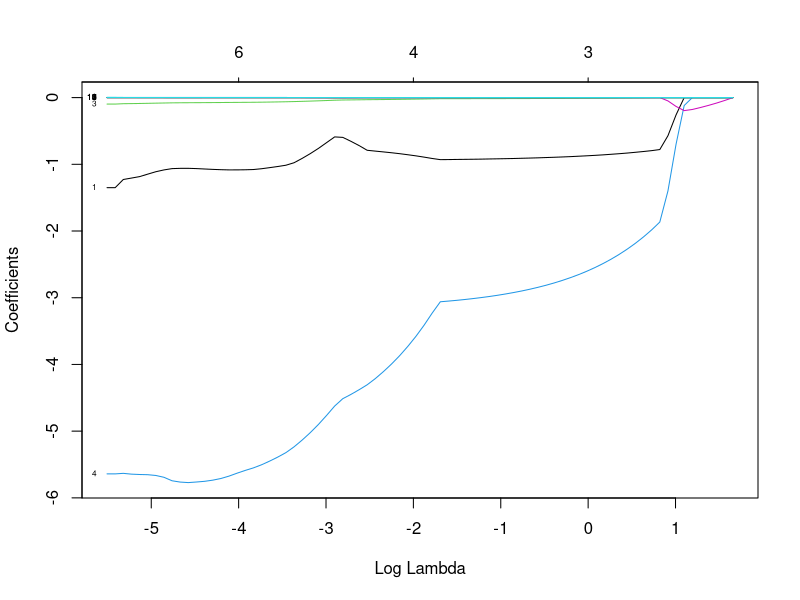
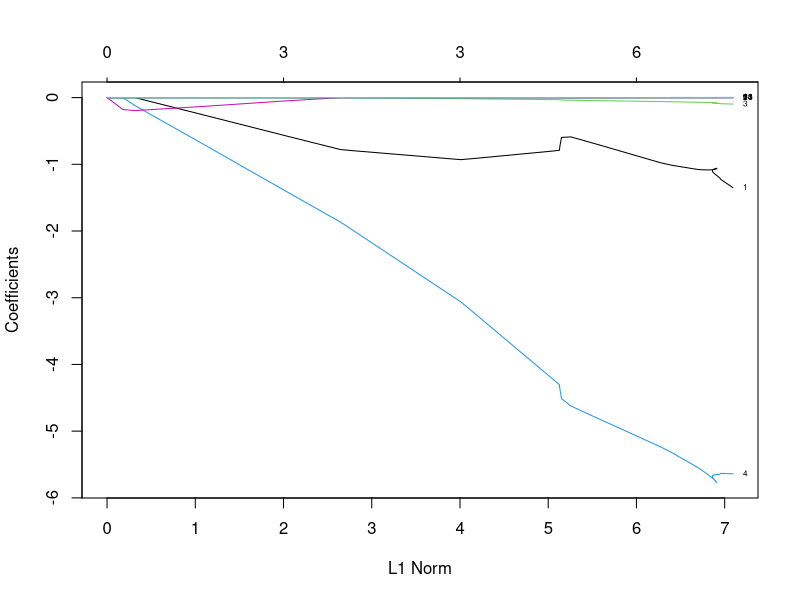
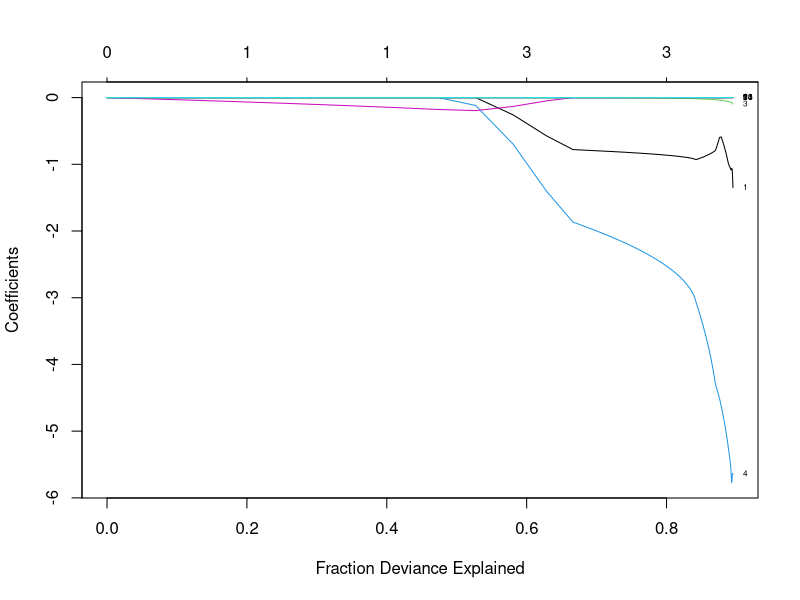

The R source for these figures, in order:
library(glmnet) # LASSO + ridge
library(tidyverse) # графики и манипуляции с данными

glimpse(mtcars)

model_0 <- lm(data = mtcars, 
      mpg ~ (cyl + disp + hp + wt)^3)
model_1 <- lm(data = mtcars, 
      mpg ~ I((cyl + disp + hp + wt)^2) )
summary(model_0)
summary(model_1)

# lasso
# we need explicit y and X
y <- mtcars$mpg
X <- model.matrix(data = mtcars, 
       mpg ~ 0 + (cyl + disp + hp + wt)^3)

# digression
# Don't use $$...$$. Use \[ ... \]
# One formula -> one start, one end.
# trash: $y$=$x+4$.
# trash:
# \[
# p = P(\text{ привет $y=1$ })
# \]
# Bad style: $ y=1 $. Good style: $y = 1$.

lasso <- glmnet(X, y)
lasso

ridge <- glmnet(X, y, alpha = 0)
ridge
# q(b) = \sum (y_i - \hat y_i)^2 + 0.5 \lambda \sum |\beta_j| + 

coef(lasso, s = c(0.0198, 4))

str(X)
Xnew <- matrix(nrow = 2, byrow = TRUE,
      c( rep(0, 6), 12, rep(0, 7),
         rep(0, 6), 20, rep(0, 7)) )
Xnew
# predictions
predict(lasso, newx = Xnew, s = 4)

# some plots
plot(lasso, xvar = "lambda", label = TRUE)
plot(lasso, xvar = "norm", label = TRUE)
plot(lasso, xvar = "dev", label = TRUE)

# cross-validation
set.seed(12)
lasso_cv <- cv.glmnet(X, y)
hat_lambda_cv <- lasso_cv$lambda.min
hat_lambda_1se <- lasso_cv$lambda.1se
hat_lambda_1se

# coefs for conservative lambda estimate:
coef(lasso_cv, s = "lambda.1se")


